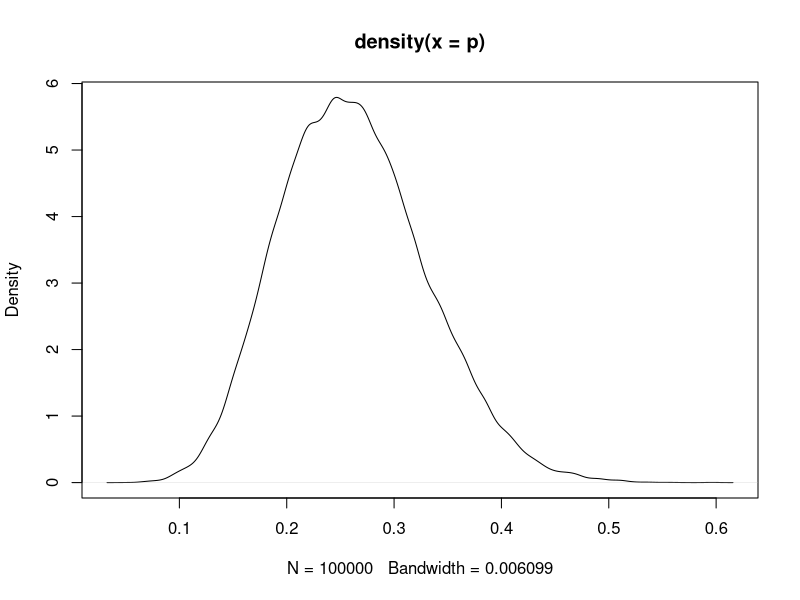

This figure's R source:
#hypothesis testing using Bayesian methods
#I produce a drug which helps people fall asleep within 15 min
#have 120 people. randomly assign these 120 people into two groups
#control group: 40 people, not given the drug
#test group: 80people, given the drug
#results: in the control group, 10 people fall asleep in 15 min, 30 did not=>25%
#in the test group, 30 peoplefall asleep in 15 min, 50 did not=>37.5%

#p: % of people who fall asleep in 15 min
#q: % of people who fall asleep w. drugs in 15 min
#Pr(p<q)
#using Bayesian approaches, we treat p and q as random variables
#assign prior to p and q; for simplicity, let us do uniform(0,1)
#f(p)=posterior of p=c*p^10*(1-p)^30*1 supp(0,1)
#g(q)=posterior of q=c*q^30*(1-q)^50 supp(0,1)

#the idea is that we will draw samples from posterior and see how often q>p
lMCMC = function(f,x,n,sd=0.2){
  d = length(x)
  X = matrix(NA,nrow=n,ncol=d)
  X[1,] = x
  for(i in 2:n){
    proposal = X[i-1,] + rnorm(d,mean=0,sd=0.2)
    proposalL = f(proposal)
    currentL = f(X[i-1,])
    X[i,] = X[i-1,]
    r = proposalL - currentL#you are working with log instead
    if(r>=0){#log 1=0
      X[i,] = proposal
    }
    else{
      if( runif(1) < exp(r) ){
        X[i,] = proposal
      }
    }
  }
  X
}#use log-posterior

#unnormalized posterior for p and q and taking the log
f=function(x){
  if(x<1 & x>0){
    x^10*(1-x)^30
  }
  else{
    0
  }
}
g=function(x){
  if(x<1 & x>0){
    x^30*(1-x)^50
  }
  else{
    0
  }
}
Lf=function(x){
  log(f(x))
}
Lg=function(x){
  log(g(x))
}

#now let us sample from posterior for q
p=lMCMC(Lf,0.5,1e5)
q=lMCMC(Lg,0.5,1e5)
plot(density(p))
sum(q>p)/1e5
